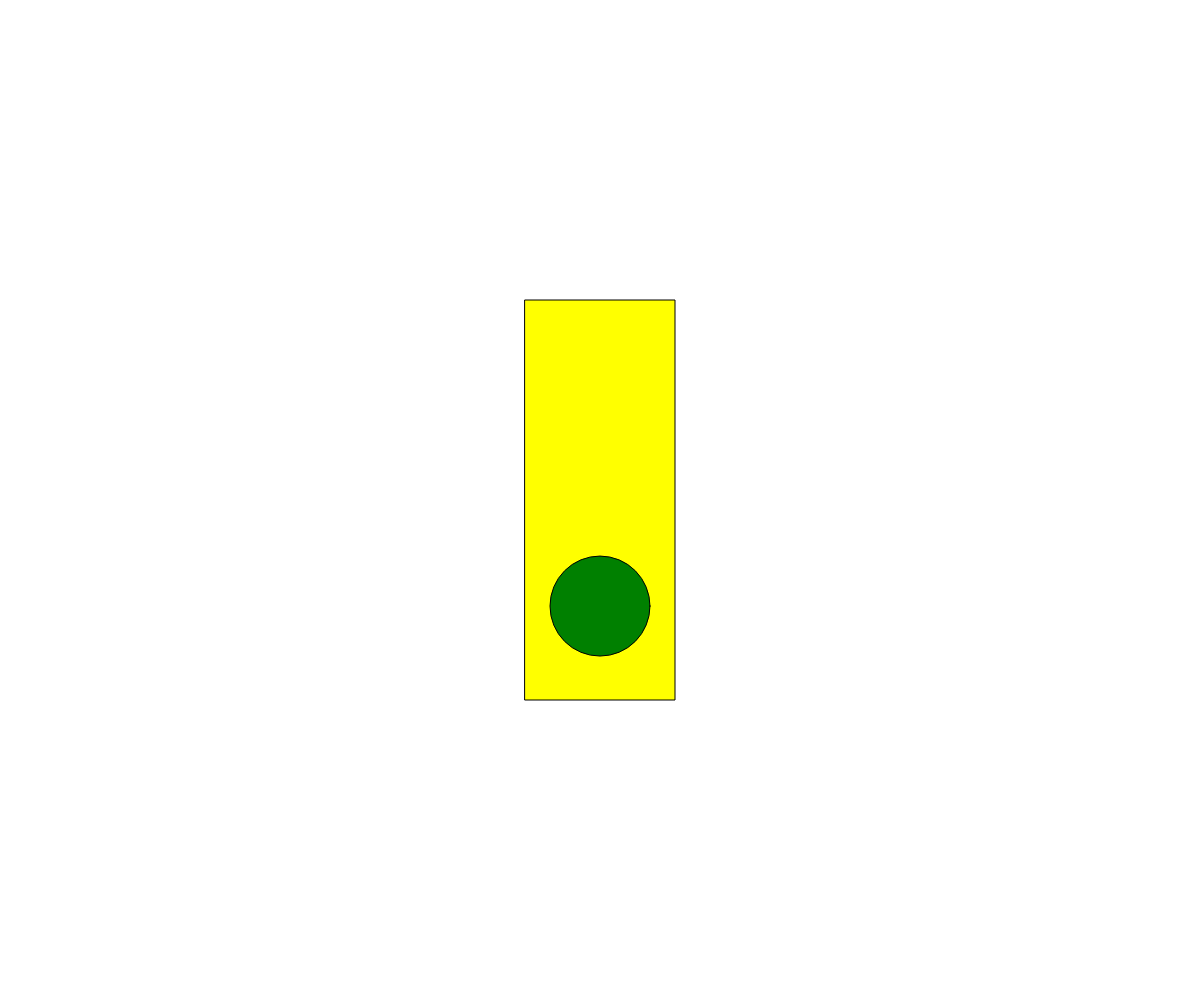
Frame 1 (no input)
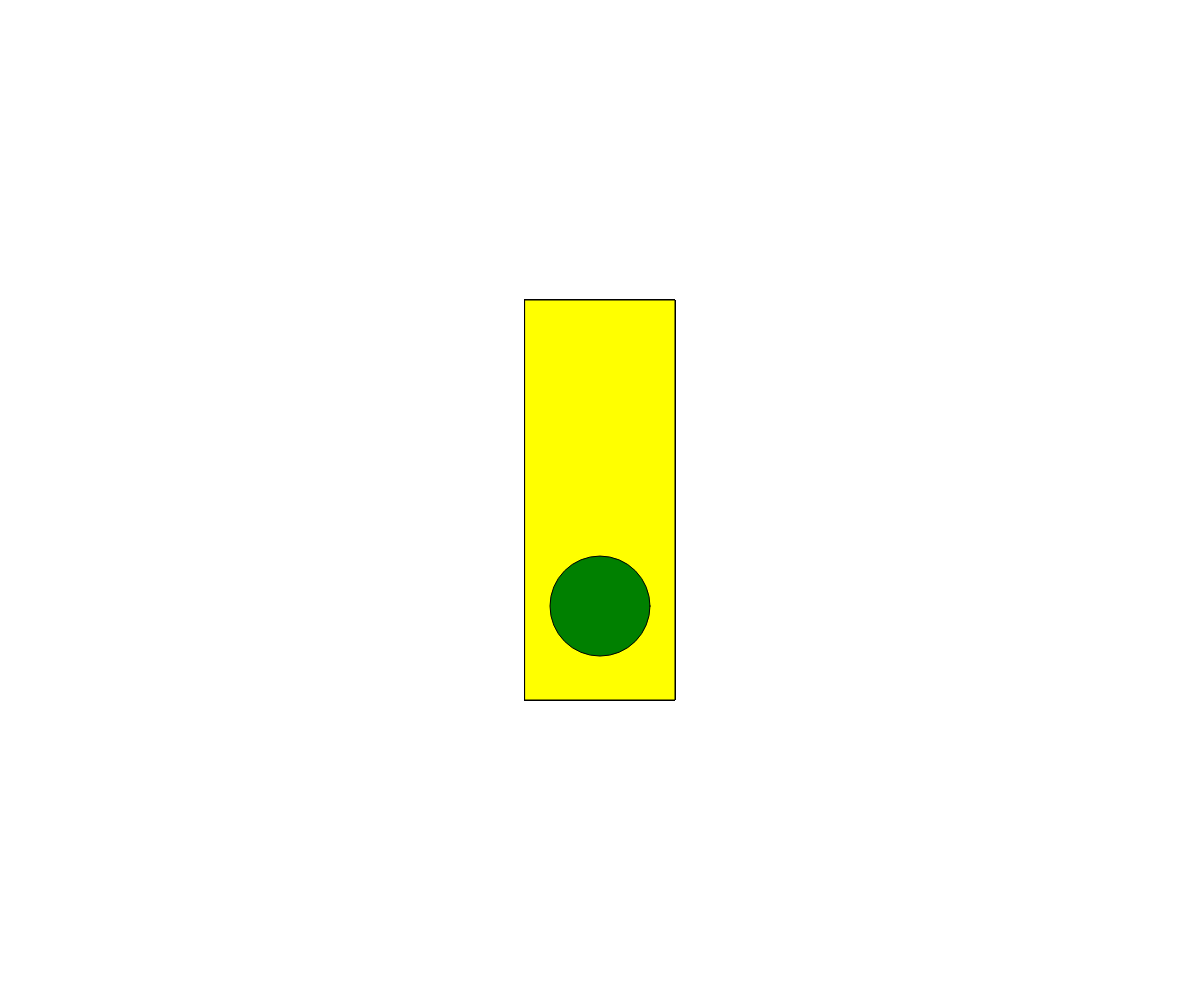
Frame 60 (no input)
Frame 120 (the mouse pressed at the canvas centre since frame 60): identical to frame 60, image omitted

The p5.js sketch that drew these frames (run headless with seeded random() and noise() and a simulated clock; from frame 60 on, the mouse is pressed at the canvas centre):

// p5.js sketch
// ── sketch.js
var myState =0;
var myTimer = 0;

function setup(){
  createCanvas(windowWidth, windowHeight);
  rectMode(CENTER);
  ellipseMode(CENTER);
}


function draw(){

  fill('yellow');
  rect(width/2, height/2, 150, 400);

  fill("#1f4706")

  fill("#a8ab09")

  fill("#7d0000")

switch (myState) {
  case 0:
  fill('green');
  ellipse(width/2,height/1.65, 100, 100);
  myTimer++
  if (myTimer>=200){
    myTimer=0;
    myState=1;
  }

  break;

  case 1:
  fill('yellow');
  ellipse(width/2,height/2, 100, 100);
  myTimer++
  if (myTimer>=200){
    myTimer=0;
    myState=2;
  }
  break;

  case 2:
  fill('red');
  ellipse(width/2,height/2.5, 100, 100);
  myTimer++
  if (myTimer>=200){
    myTimer=0;
    myState=0;
  }
  break;
}
}
//console.log(touches) ;
